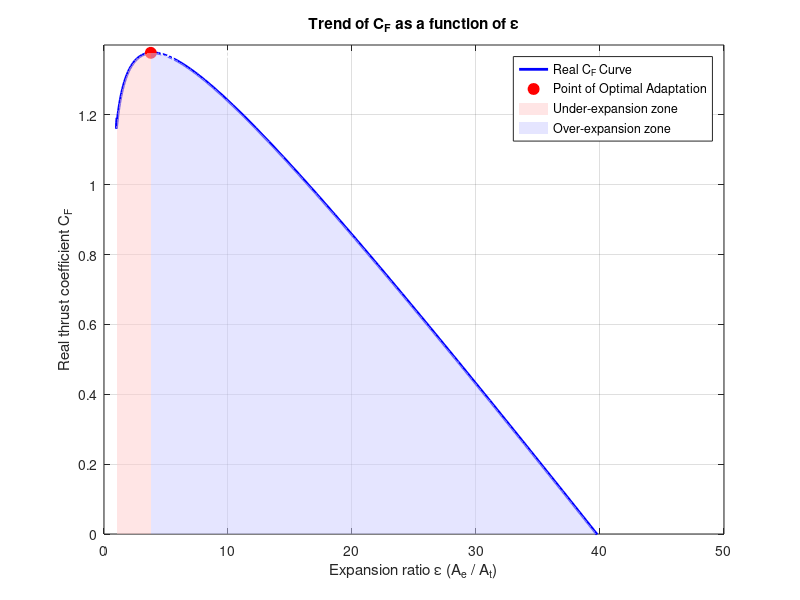

This figure's MATLAB source:
%parametri
p_c = 21.5; %bar
p_a = 1.013; %bar
gamma = 1.146;
Gamma = 0.6378;
A_t = 16.85; %cm^2
eta_Cf = 0.96;

M_e = 0.8 : 0.05 : 4.01;

%rapporto di presssione in funzione di M_e
pe_pc = (1 + ((gamma - 1) / 2) * M_e.^2).^(-gamma / (gamma - 1));

%rapporto aree in funzione di M_e
epsilon = (1 ./ M_e) .* (((2 / (gamma + 1)) * (1 + ((gamma - 1) / 2) * M_e.^2)).^((gamma + 1) / (2 * (gamma - 1))));

%calcolo Cf reale
termine_moto = eta_Cf * Gamma * sqrt((2 * gamma / (gamma - 1)) * (1 - pe_pc.^((gamma - 1) / gamma)));
termine_pressione = (pe_pc - (p_a / p_c)) .* epsilon;
Cf_reale = termine_moto + termine_pressione;



%tracciamento grafico
figure;
plot(epsilon, Cf_reale, 'LineWidth', 2, 'Color', 'b');
grid on;
xlabel('Expansion ratio \epsilon (A_e / A_t)');
ylabel('Real thrust coefficient C_F');
title('Trend of C_F as a function of \epsilon');

%massimo di Cf
[Cf_max, idx_max] = max(Cf_reale);
epsilon_opt = epsilon(idx_max);

testo_ottimale = sprintf('Optimal (\\epsilon = %.2f)', epsilon_opt);
text(epsilon_opt + 0.8, Cf_max, testo_ottimale, ...
    'VerticalAlignment', 'middle', 'FontSize', 10, 'Color', 'w', 'FontWeight', 'bold');

hold on;
plot(epsilon_opt, Cf_max, 'ro', 'MarkerSize', 8, 'MarkerFaceColor', 'r');


idx_sotto = 1:idx_max;
area(epsilon(idx_sotto), Cf_reale(idx_sotto), 'FaceColor', [1 0.8 0.8], 'EdgeColor', 'none', 'FaceAlpha', 0.5);

idx_sopra = idx_max:length(epsilon);
area(epsilon(idx_sopra), Cf_reale(idx_sopra), 'FaceColor', [0.8 0.8 1], 'EdgeColor', 'none', 'FaceAlpha', 0.5);
ylim([0, 1.4]);
legend('Real C_F Curve', 'Point of Optimal Adaptation', 'Under-expansion zone', 'Over-expansion zone', 'Location', 'northeast');

exportgraphics(gcf, 'Great_0_Cf_Graph.pdf', 'ContentType', 'vector');
